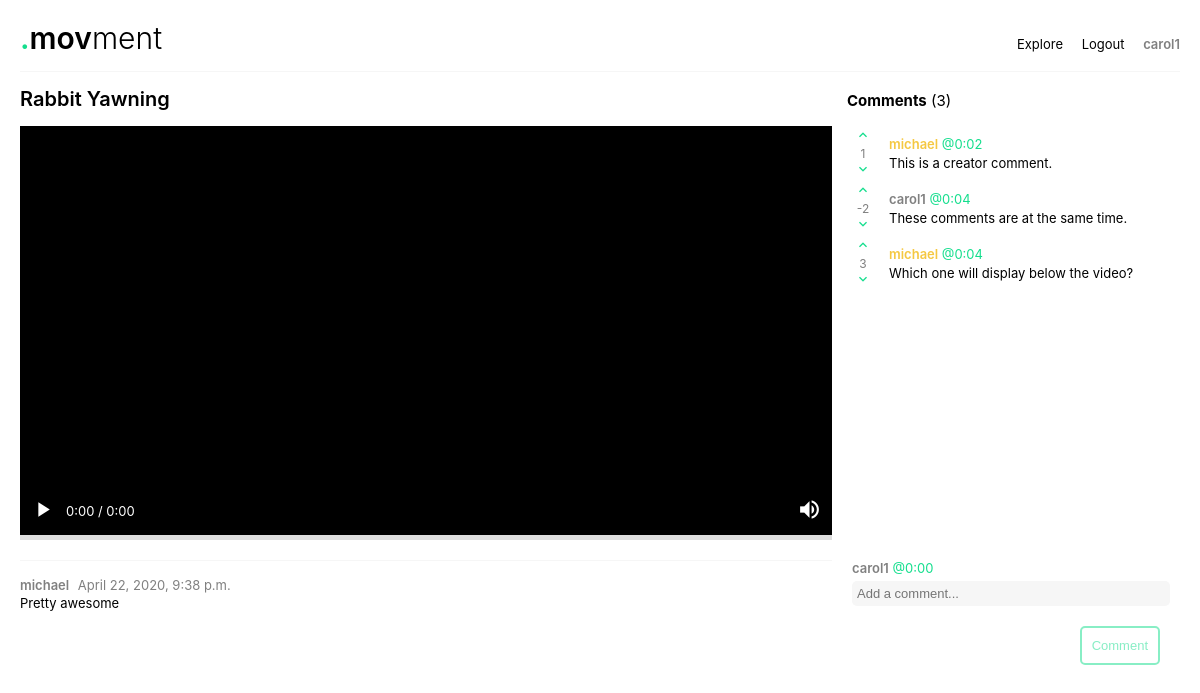
The page /23/watch (signed in) on the database its author committed.
### photo/models.py (models this page shows, shortened)
class VideoPost(models.Model):
    owner = models.ForeignKey(User, on_delete=models.CASCADE)
    video = models.FileField(upload_to=get_upload_path, validators=[FileExtensionValidator(['mp4', 'avi', 'mpg'])])
    title = models.CharField(max_length=100)
    descrip = models.CharField(max_length=10000)
    created = models.DateTimeField(auto_now_add=True)

class CommentPost(models.Model):
    owner = models.ForeignKey(User, on_delete=models.CASCADE)
    video_id = models.IntegerField()
    content = models.CharField(max_length=250)
    time = models.CharField(max_length=10)
    score = models.IntegerField()

### photo/views.py (the view)
# urls.py: path('<int:video_id>/watch', watch, name='watch'),
def watch(request, video_id=None):
    videos = VideoPost.objects.filter(id=video_id)
    comments = CommentPost.objects.filter(video_id=video_id)
    if not videos:
        return HttpResponseNotFound('<h1>Video not found!</h1>')
    video = videos[0]
    context = {'video': video, 'comments': comments, 'video_id': video.id, 'history': []}
    if request.user.is_authenticated:
        histories = UserHistory.objects.filter(owner=request.user)
        if not histories:
            history = UserHistory.objects.create(owner=request.user, history="[]")
        else:
            history = histories[0]
        int_arr = ast.literal_eval(history.history)
        if video.id in int_arr:
            int_arr.remove(video.id)
        int_arr.insert(0, video.id)
        str_arr = ('[' + ', '.join(str(i) for i in int_arr) + ']')
        history.history = str_arr
        history.save()
        context['history'] = int_arr
    return render(request, 'photo/watch.html', context)

### photo/templates/photo/watch.html (shortened to what this page needs)
{% load static %}
<!DOCTYPE html>
<html>
<head>
  {% load static %}
  <link rel="stylesheet" type="text/css" href="{% static 'photo/style.css' %}" />
</head>
<body>
{% if user.is_authenticated %}
  {% include "photo/base.html" %}
{% else %}
  {% include "photo/anon_base.html" %}
{% endif %}
<div class="spacer"></div>
<div id="video_page_wrapper">
  <div id="labels">
    <div id="video_title">
      {{ video.title }}
    </div>
    <div id="comment_title">
      <strong>Comments</strong> (<span id="comment_count"></span>)
    </div>
  </div>
  <div id="content">
    <div id="video_area" align="center">
      <div id="video_wrapper" style="position: relative; background: black;">
        <video id="video" src="{{video.video.url}}" width="100%" height="auto" style="background: black;"></video>
        <div id="video_controls" style="position: absolute; bottom: 0; left: 0; width: 100%;">
          <br/><br/>
          <table width="100%" style="color: white;">
            <tr>
              <td align="left" style="padding: 10px; vertical-align: middle;" width="20px">
                <b class="icon" onclick="playPause();" id="pp">play_arrow</b>
              </td>
              <td width="70px">
                <div style="font-size: 13px;">
                  <span id="cur">0:00</span> / <span id="tot">0:00</span>
                </div>
              </td>
              <td align="right" style="padding: 10px;">
                <b class="icon" onclick="muteUnmute();" id="mu">volume_up</b>
              </td>
            </tr>
          </table>
        </div>
      </div>
      <table id="progress_bar" width="100%" style="background: #dedede; height: 5px;">
        <tr id="prog_row"></tr>
      </table>
    </div>
    <div id="comment_area">
      <div id="comments">{% for c in comments %}<div class="comment"><table style="width: 100%">
          <tr>
            <td style="vertical-align: top; color: grey; text-align: center; font-size: 12px !important; width: 30px; padding-right: 10px;">
              <div class="vote">
                <div class="material-icons green" height="5px" style="font-size: 16px; cursor: pointer" onclick="upvote({{c.id}})">
                </div>
                <div class="comment_score" id="{{c.id}}_score">
                  {{c.score}}
                </div>
                <div class="material-icons green" height="5px" style="font-size: 16px; cursor: pointer" onclick="downvote({{c.id}})">
                </div>
              </div>
            </td>
            <td>
                <div class="comment_head">
                  {% if c.owner.username == video.owner.username %}
                    <span class="user uploader">{{c.owner.username}}</span>
                  {% else %}
                    <span class="user">{{c.owner.username}}</span>
                  {% endif %}
                  <span class="green" onclick="jumpTo('t'+regularTimeFormat('{{c.time}}'))">@<span class="time_stamp" style="margin-left: 0px;">{{c.time}}</span></span>
                </div>
                <div class="comment_body">
                  {{c.content}}
                </div>
            </td>
          </tr>
        </table></div>{% endfor %}</div>
    </div>
  </div>
  <div id="info" style="vertical-align: top;">
    <div id="description_area">
      <div id="comment_showcase" style="padding-top: 5px;"></div>
      <div class="spacer"></div>
      <span class="user">{{video.owner.username}}</span>
      <span style="color: grey; margin-left: 5px;">{{video.created}}</span>
      <div id="description">
        {{video.descrip}}
      </div>
    </div>
    <div id="post_comment" style="display: table-cell; vertical-align: top; padding: 20px;">
      {% if user.is_authenticated %}
      <div class="comment_head">
        <span class="user">{{ user.get_username }}</span>
        <span class="green">@<span id="current_time" style="margin-left: 0px;">0:00</span></span>
      </div>
      <form method="POST" id="comment_form" autocomplete="off">
        <input type="text" placeholder="Add a comment..." id="draft_comment" onclick="drafting = true;" onblur="drafting = false;" name="content" onkeyup="commentIsEmpty()"/>
        <div width="100%" align="right" style="margin-top: 20px;">
          <div id="comment_buttons" width="100%">
            <input type="submit" class="button" value="Comment" id="submit_comment" style="opacity: 0.5;"/>
          </div>
        </div>
      </form>
      {% else %}
      <div style="font-size: 12px;" align="center">
        <a class="green" href="{% url 'login' %}">Login</a> to post a comment!
      </div>
      {% endif %}
    </div>
  </div>
</div>
</body>
</html>

### photo/templates/photo/base.html
<header>
  <div id="header">
    <a href="/">
      <div id="logo" align="left">
        <span class="green">.</span>mov<span style="font-weight: 300;">ment</span>
      </div>
    </a>
    <div id="nav" align="right">
      <a href="/">Explore</a>
      <a href="{% url 'logout' %}">Logout</a>
      <a href="{% url 'dashboard' %}"class="user">{{ user.get_username }}</a>
    </div>
  </div>
</header>

### photo/static/photo/style.css (style rules this page uses)
body { padding: 20px; font-size: 13px; font-family: -apple-system, BlinkMacSystemFont, "Segoe UI", Roboto, Helvetica, Arial, sans-serif, "Apple Color Emoji", "Segoe UI Emoji", "Segoe UI Symbol"; margin: auto; max-width: 1200px; }
a { cursor: pointer; text-decoration: none; color: black; }
table { border-collapse: collapse; }
input[type=text], input[type="password"] { width: calc(100% - 24px); padding: 10px; outline: none; border: 2px solid #f2f2f2; border-radius: 5px; font-size: 13px; }
#nav a { margin-left: 15px; }
#header { display: table; width: 100%; margin-bottom: 15px; }
#logo { display: table-cell; font-size: 30px; font-weight: 600; }
#nav { display: table-cell; }
#video_page_wrapper { display: table; width: 100%; }
#labels { display: table-row; }
#video_title { display: table-cell; width: 70%; font-size: 20px; font-weight: 600; padding-bottom: 15px; }
#comment_title { display: table-cell; width: 30%; font-size: 15px; padding-bottom: 15px; padding-left: 15px; }
#content { display: table-row; }
#video_area { display: table-cell; }
#video { max-width: 850px; outline: none; }
#comment_area { display: table-cell; padding-left: 15px; vertical-align: top; }
#comments { overflow-y: scroll; }
#draft_comment { width: 100%; outline: none; border: none; resize: none; font-size: 13px; margin-top: 5px; background: #f6f6f6; padding: 5px; border-radius: 5px; }
#info { display: table-row; }
#description_area { display: table-cell; line-height: 18px; }
#current_time { margin-left: 3px; cursor: pointer; }
#video_controls { background: linear-gradient(0deg, rgba(0,0,0,1) 16%, rgba(249,249,249,0) 100%); }
.green { color: #14de8d; }
.button { color: #14de8d; border: 2px solid #14de8d; padding: 10px; border-radius: 5px; font-size: 13px; cursor: pointer; outline: none; background: white; }
.user { font-weight: 600; color: grey; cursor: pointer; }
.spacer { margin-top: 15px; margin-bottom: 15px; border-bottom: 1px solid #f6f6f6; }
.time_stamp { margin-left: 3px; cursor: pointer; }
.comment_body { margin-top: 3px; }
.uploader { color: #f5c842; }
.icon { font-family: 'Material Icons'; font-weight: normal; font-style: normal; color: white; font-size: 25px; cursor: pointer; }

### rows shown on the page
VideoPost: title "Rabbit Yawning", owner.username "michael", created "April 22, 2020, 9:38 p.m.", descrip "Pretty awesome"
CommentPost: score "1", owner.username "michael", time "0:02", content "This is a creator comment."
CommentPost: score "-2", owner.username "carol1", time "0:04", content "These comments are at the same time."
CommentPost: score "3", owner.username "michael", time "0:04", content "Which one will display below the video?"

### other values the page prints
{{ user.get_username }} "carol1"
